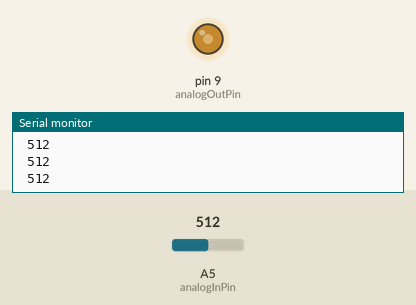
Recording of a sketch running on a simulated Arduino Uno, built with avr-gcc and run on an emulated ATmega328P. Parts: output pins drawn as LEDs (lit = HIGH), the last lines printed to the serial monitor. The inputs (shaded band) are chosen by the test bench; at power-on: A5 (analogInPin) = 512.

Above: at 1.3 s.
1.4 s: A5 (analogInPin) set to 716
At 2.2 s:
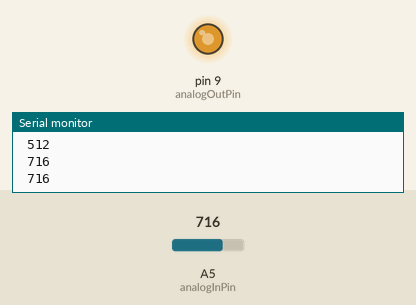
3.0 s: A5 (analogInPin) set to 900
At 3.4 s:
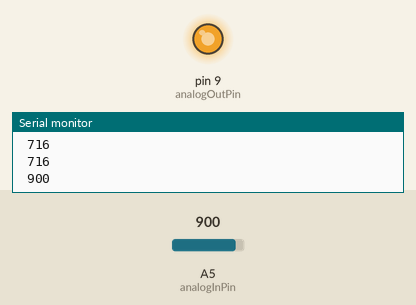
4.5 s: A5 (analogInPin) set to 122
At 5.7 s:
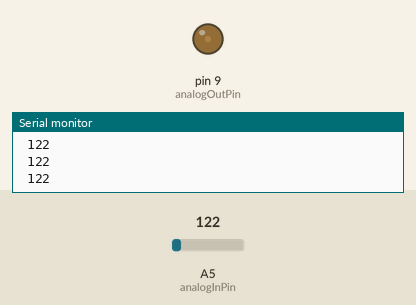
6.0 s: A5 (analogInPin) set to 0
At 7.0 s:
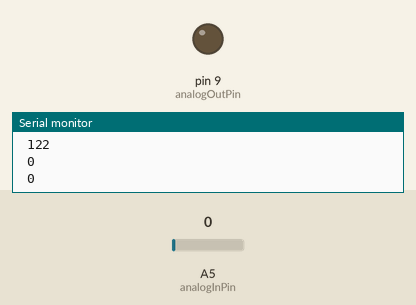
7.5 s: A5 (analogInPin) set to 511
At 8.1 s:
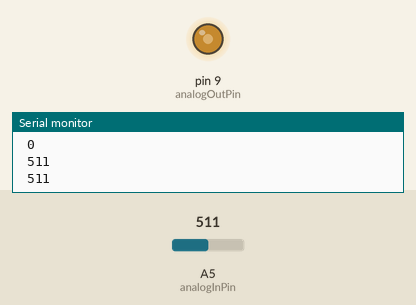
Timing chart, 0 to 10.0 s (numbered marks = the images above; inputs shaded):
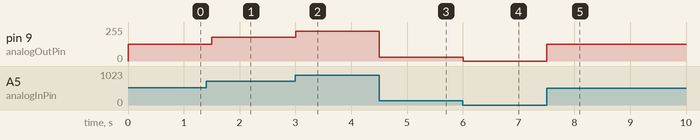

The sketch:

PWM_LED.ino
```cpp
//PWM controlling LED flashing rate
const int analogInPin = A5;
const int analogOutPin = 9;
int sensorValue = 0;
int outputValue = 0;

void setup() {
  Serial.begin(9600);
}

void loop() {
  sensorValue = analogRead(analogInPin);
  outputValue = map(sensorValue, 0, 1023, 0, 255);
  analogWrite(analogOutPin, outputValue);
  Serial.print(" " );
  Serial.println(sensorValue);
  delay(500);
}
```

Measured:
- after the input at 1.4 s, pin 9 (analogOutPin): 127/255 → 178/255 after 0.10 s
- after the input at 3.0 s, pin 9 (analogOutPin): 178/255 → 224/255 at once
- after the input at 4.5 s, pin 9 (analogOutPin): 224/255 → 30/255 at once
- after the input at 6.0 s, pin 9 (analogOutPin): 30/255 → 0/255 at once
- after the input at 7.5 s, pin 9 (analogOutPin): 0/255 → 127/255 at once
